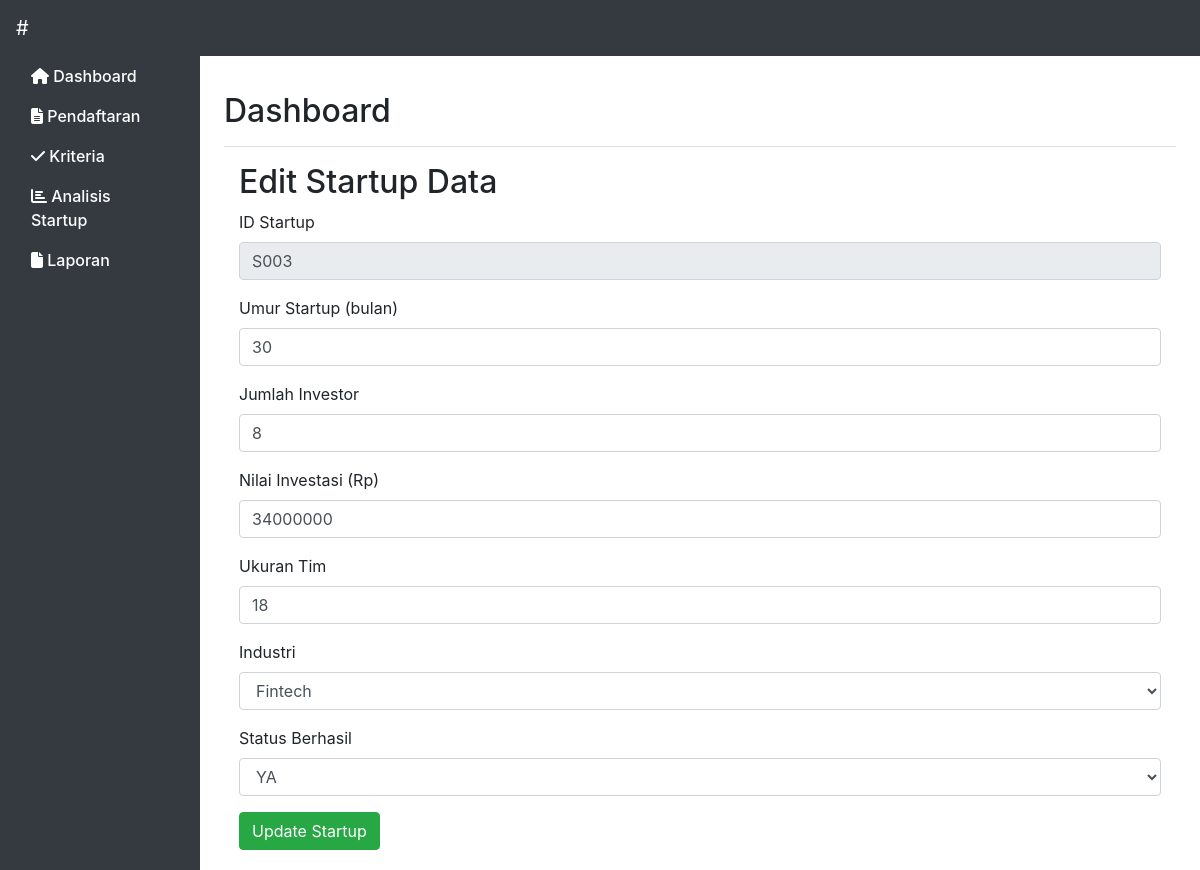
The app's page /kriteria/edit/S003 with its own data.
### tables this page shows
CREATE TABLE startup (
            id TEXT PRIMARY KEY,
            umur_startup INTEGER,
            jumlah_investor INTEGER,
            nilai_investasi INTEGER,
            ukuran_tim INTEGER,
            industri TEXT,
            berhasil TEXT
        );

### app.py (the view, shortened to what this page needs)
@app.route('/kriteria/edit/<id>', methods=['GET', 'POST'])
def edit_kriteria(id):
    conn = get_db_connection()
    startup = conn.execute('SELECT * FROM startup WHERE id = ?', (id,)).fetchone()
    conn.close()
    if startup is None:
        flash('Startup not found', 'error')
        return redirect(url_for('kriteria'))
    return render_template('edit_kriteria.html', startup=startup)

### app.py (called while the page is built)
def get_db_connection():
    conn = sqlite3.connect(DATABASE)
    conn.row_factory = sqlite3.Row
    return conn

### templates/edit_kriteria.html (shortened to what this page needs)
{% extends 'base.html' %}
{% block content %}
<div class="container">
    <h2>Edit Startup Data</h2>
    <form method="POST" action="{{ url_for('edit_kriteria', id=startup.id) }}">
        <div class="form-group">
            <label for="startup_id">ID Startup</label>
            <input type="text" class="form-control" id="startup_id" name="startup_id" value="{{ startup.id }}" readonly>
        </div>
        <div class="form-group">
            <label for="umur_startup">Umur Startup (bulan)</label>
            <input type="number" class="form-control" id="umur_startup" name="umur_startup" value="{{ startup.umur_startup }}" required>
        </div>
        <div class="form-group">
            <label for="jumlah_investor">Jumlah Investor</label>
            <input type="number" class="form-control" id="jumlah_investor" name="jumlah_investor" value="{{ startup.jumlah_investor }}" required>
        </div>
        <div class="form-group">
            <label for="nilai_investasi">Nilai Investasi (Rp)</label>
            <input type="number" class="form-control" id="nilai_investasi" name="nilai_investasi" value="{{ startup.nilai_investasi }}" required>
        </div>
        <div class="form-group">
            <label for="ukuran_tim">Ukuran Tim</label>
            <input type="number" class="form-control" id="ukuran_tim" name="ukuran_tim" value="{{ startup.ukuran_tim }}" required>
        </div>
        <div class="form-group">
            <label for="industri">Industri</label>
            <select class="form-control" id="industri" name="industri" required>
                <option value="{{ startup.industri }}" selected>{{ startup.industri }}</option>
            </select>
        </div>
        <div class="form-group">
            <label for="berhasil">Status Berhasil</label>
            <select class="form-control" id="berhasil" name="berhasil" required>
                <option value="{{ startup.berhasil }}" selected>{{ startup.berhasil }}</option>
            </select>
        </div>
        <button type="submit" class="btn btn-success">Update Startup</button>
    </form>
</div>
{% endblock %}

### records on screen
startup: startup_id "S003", umur_startup "30", jumlah_investor "8", nilai_investasi "34000000", ukuran_tim "18", industri "Fintech", berhasil "YA"
